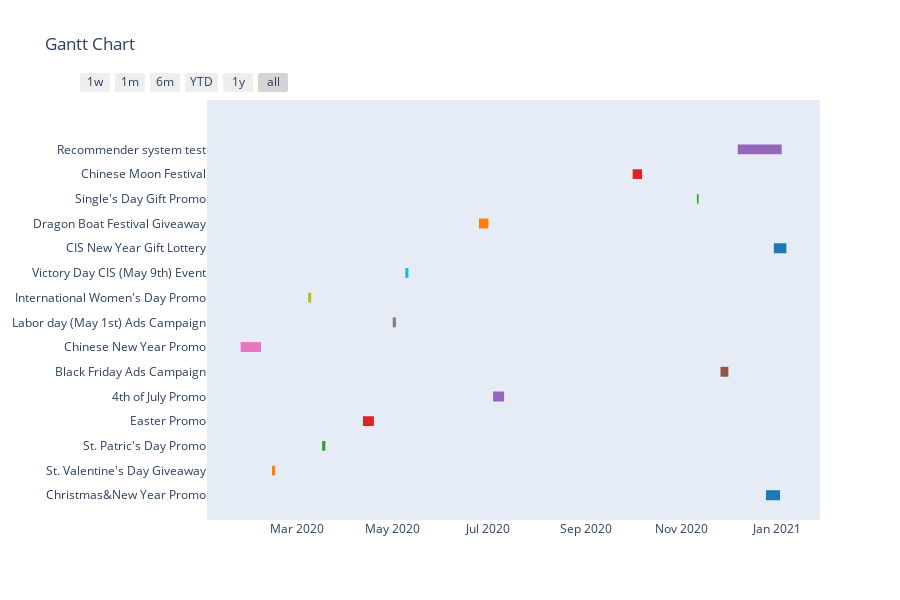

Here is the notebook cell this chart was saved with:
### Markdown cell above
*Построение диаграммы Ганта*

### Code cell
marketing_events.set_axis(['Task', 'regions', 'Start', 'Finish'], axis='columns', inplace=True)

fig = ff.create_gantt(marketing_events[['Task', 'Start', 'Finish']])
fig.show();

### Figure 1 — Plotly figure (JSON) as saved in the notebook; plotly's stock layout.template omitted (floating-point values rounded to 4 significant figures)
{"data": [{"fill": "toself", "fillcolor": "rgb(127, 127, 127)", "hoverinfo": "name", "legendgroup": "rgb(127, 127, 127)", "mode": "none", "name": "Labor day (May 1st) Ads Campaign", "type": "scatter", "x": ["2020-05-01", "2020-05-03", "2020-05-03", "2020-05-01"], "y": [6.8, 6.8, 7.2, 7.2]}, {"fill": "toself", "fillcolor": "rgb(140, 86, 75)", "hoverinfo": "name", "legendgroup": "rgb(140, 86, 75)", "mode": "none", "name": "Black Friday Ads Campaign", "type": "scatter", "x": ["2020-11-26", "2020-12-01", "2020-12-01", "2020-11-26"], "y": [4.8, 4.8, 5.2, 5.2]}, {"fill": "toself", "fillcolor": "rgb(148, 103, 189)", "hoverinfo": "name", "legendgroup": "rgb(148, 103, 189)", "mode": "none", "name": "Recommender system test", "type": "scatter", "x": ["2020-07-04", "2020-07-11", "2020-07-11", "2020-07-04", "2020-07-04", "2020-12-07", "2021-01-04", "2021-01-04", "2020-12-07"], "y": [3.8, 3.8, 4.2, 4.2, null, 13.8, 13.8, 14.2, 14.2]}, {"fill": "toself", "fillcolor": "rgb(188, 189, 34)", "hoverinfo": "name", "legendgroup": "rgb(188, 189, 34)", "mode": "none", "name": "International Women's Day Promo", "type": "scatter", "x": ["2020-03-08", "2020-03-10", "2020-03-10", "2020-03-08"], "y": [7.8, 7.8, 8.2, 8.2]}, {"fill": "toself", "fillcolor": "rgb(214, 39, 40)", "hoverinfo": "name", "legendgroup": "rgb(214, 39, 40)", "mode": "none", "name": "Chinese Moon Festival", "type": "scatter", "x": ["2020-04-12", "2020-04-19", "2020-04-19", "2020-04-12", "2020-04-12", "2020-10-01", "2020-10-07", "2020-10-07", "2020-10-01"], "y": [2.8, 2.8, 3.2, 3.2, null, 12.8, 12.8, 13.2, 13.2]}, {"fill": "toself", "fillcolor": "rgb(227, 119, 194)", "hoverinfo": "name", "legendgroup": "rgb(227, 119, 194)", "mode": "none", "name": "Chinese New Year Promo", "type": "scatter", "x": ["2020-01-25", "2020-02-07", "2020-02-07", "2020-01-25"], "y": [5.8, 5.8, 6.2, 6.2]}, {"fill": "toself", "fillcolor": "rgb(23, 190, 207)", "hoverinfo": "name", "legendgroup": "rgb(23, 190, 207)", "mode": "none", "name": "Victory Day CIS (May 9th) Event", "type": "scatter", "x": ["2020-05-09", "2020-05-11", "2020-05-11", "2020-05-09"], "y": [8.8, 8.8, 9.2, 9.2]}, {"fill": "toself", "fillcolor": "rgb(255, 127, 14)", "hoverinfo": "name", "legendgroup": "rgb(255, 127, 14)", "mode": "none", "name": "Dragon Boat Festival Giveaway", "type": "scatter", "x": ["2020-02-14", "2020-02-16", "2020-02-16", "2020-02-14", "2020-02-14", "2020-06-25", "2020-07-01", "2020-07-01", "2020-06-25"], "y": [0.8, 0.8, 1.2, 1.2, null, 10.8, 10.8, 11.2, 11.2]}, {"fill": "toself", "fillcolor": "rgb(31, 119, 180)", "hoverinfo": "name", "legendgroup": "rgb(31, 119, 180)", "mode": "none", "name": "CIS New Year Gift Lottery", "type": "scatter", "x": ["2020-12-25", "2021-01-03", "2021-01-03", "2020-12-25", "2020-12-25", "2020-12-30", "2021-01-07", "2021-01-07", "2020-12-30"], "y": [-0.2, -0.2, 0.2, 0.2, null, 9.8, 9.8, 10.2, 10.2]}, {"fill": "toself", "fillcolor": "rgb(44, 160, 44)", "hoverinfo": "name", "legendgroup": "rgb(44, 160, 44)", "mode": "none", "name": "Single's Day Gift Promo", "type": "scatter", "x": ["2020-03-17", "2020-03-19", "2020-03-19", "2020-03-17", "2020-03-17", "2020-11-11", "2020-11-12", "2020-11-12", "2020-11-11"], "y": [1.8, 1.8, 2.2, 2.2, null, 11.8, 11.8, 12.2, 12.2]}, {"legendgroup": "rgb(127, 127, 127)", "marker": {"color": "rgb(127, 127, 127)", "opacity": 0, "size": 1}, "mode": "markers", "name": "", "showlegend": false, "text": [null, null], "type": "scatter", "x": ["2020-05-01", "2020-05-03"], "y": [7, 7]}, {"legendgroup": "rgb(140, 86, 75)", "marker": {"color": "rgb(140, 86, 75)", "opacity": 0, "size": 1}, "mode": "markers", "name": "", "showlegend": false, "text": [null, null], "type": "scatter", "x": ["2020-11-26", "2020-12-01"], "y": [5, 5]}, {"legendgroup": "rgb(148, 103, 189)", "marker": {"color": "rgb(148, 103, 189)", "opacity": 0, "size": 1}, "mode": "markers", "name": "", "showlegend": false, "text": [null, null, null, null], "type": "scatter", "x": ["2020-07-04", "2020-07-11", "2020-12-07", "2021-01-04"], "y": [4, 4, 14, 14]}, {"legendgroup": "rgb(188, 189, 34)", "marker": {"color": "rgb(188, 189, 34)", "opacity": 0, "size": 1}, "mode": "markers", "name": "", "showlegend": false, "text": [null, null], "type": "scatter", "x": ["2020-03-08", "2020-03-10"], "y": [8, 8]}, {"legendgroup": "rgb(214, 39, 40)", "marker": {"color": "rgb(214, 39, 40)", "opacity": 0, "size": 1}, "mode": "markers", "name": "", "showlegend": false, "text": [null, null, null, null], "type": "scatter", "x": ["2020-04-12", "2020-04-19", "2020-10-01", "2020-10-07"], "y": [3, 3, 13, 13]}, {"legendgroup": "rgb(227, 119, 194)", "marker": {"color": "rgb(227, 119, 194)", "opacity": 0, "size": 1}, "mode": "markers", "name": "", "showlegend": false, "text": [null, null], "type": "scatter", "x": ["2020-01-25", "2020-02-07"], "y": [6, 6]}, {"legendgroup": "rgb(23, 190, 207)", "marker": {"color": "rgb(23, 190, 207)", "opacity": 0, "size": 1}, "mode": "markers", "name": "", "showlegend": false, "text": [null, null], "type": "scatter", "x": ["2020-05-09", "2020-05-11"], "y": [9, 9]}, {"legendgroup": "rgb(255, 127, 14)", "marker": {"color": "rgb(255, 127, 14)", "opacity": 0, "size": 1}, "mode": "markers", "name": "", "showlegend": false, "text": [null, null, null, null], "type": "scatter", "x": ["2020-02-14", "2020-02-16", "2020-06-25", "2020-07-01"], "y": [1, 1, 11, 11]}, {"legendgroup": "rgb(31, 119, 180)", "marker": {"color": "rgb(31, 119, 180)", "opacity": 0, "size": 1}, "mode": "markers", "name": "", "showlegend": false, "text": [null, null, null, null], "type": "scatter", "x": ["2020-12-25", "2021-01-03", "2020-12-30", "2021-01-07"], "y": [0, 0, 10, 10]}, {"legendgroup": "rgb(44, 160, 44)", "marker": {"color": "rgb(44, 160, 44)", "opacity": 0, "size": 1}, "mode": "markers", "name": "", "showlegend": false, "text": [null, null, null, null], "type": "scatter", "x": ["2020-03-17", "2020-03-19", "2020-11-11", "2020-11-12"], "y": [2, 2, 12, 12]}], "layout": {"height": 600, "hovermode": "closest", "showlegend": false, "title": {"text": "Gantt Chart"}, "xaxis": {"rangeselector": {"buttons": [{"count": 7, "label": "1w", "step": "day", "stepmode": "backward"}, {"count": 1, "label": "1m", "step": "month", "stepmode": "backward"}, {"count": 6, "label": "6m", "step": "month", "stepmode": "backward"}, {"count": 1, "label": "YTD", "step": "year", "stepmode": "todate"}, {"count": 1, "label": "1y", "step": "year", "stepmode": "backward"}, {"step": "all"}]}, "showgrid": false, "type": "date", "zeroline": false}, "yaxis": {"autorange": false, "range": [-1, 16], "showgrid": false, "ticktext": ["Christmas&New Year Promo", "St. Valentine's Day Giveaway", "St. Patric's Day Promo", "Easter Promo", "4th of July Promo", "Black Friday Ads Campaign", "Chinese New Year Promo", "Labor day (May 1st) Ads Campaign", "International Women's Day Promo", "Victory Day CIS (May 9th) Event", "CIS New Year Gift Lottery", "Dragon Boat Festival Giveaway", "Single's Day Gift Promo", "Chinese Moon Festival", "Recommender system test"], "tickvals": [0, 1, 2, 3, 4, 5, 6, 7, 8, 9, 10, 11, 12, 13, 14], "zeroline": false}}}
